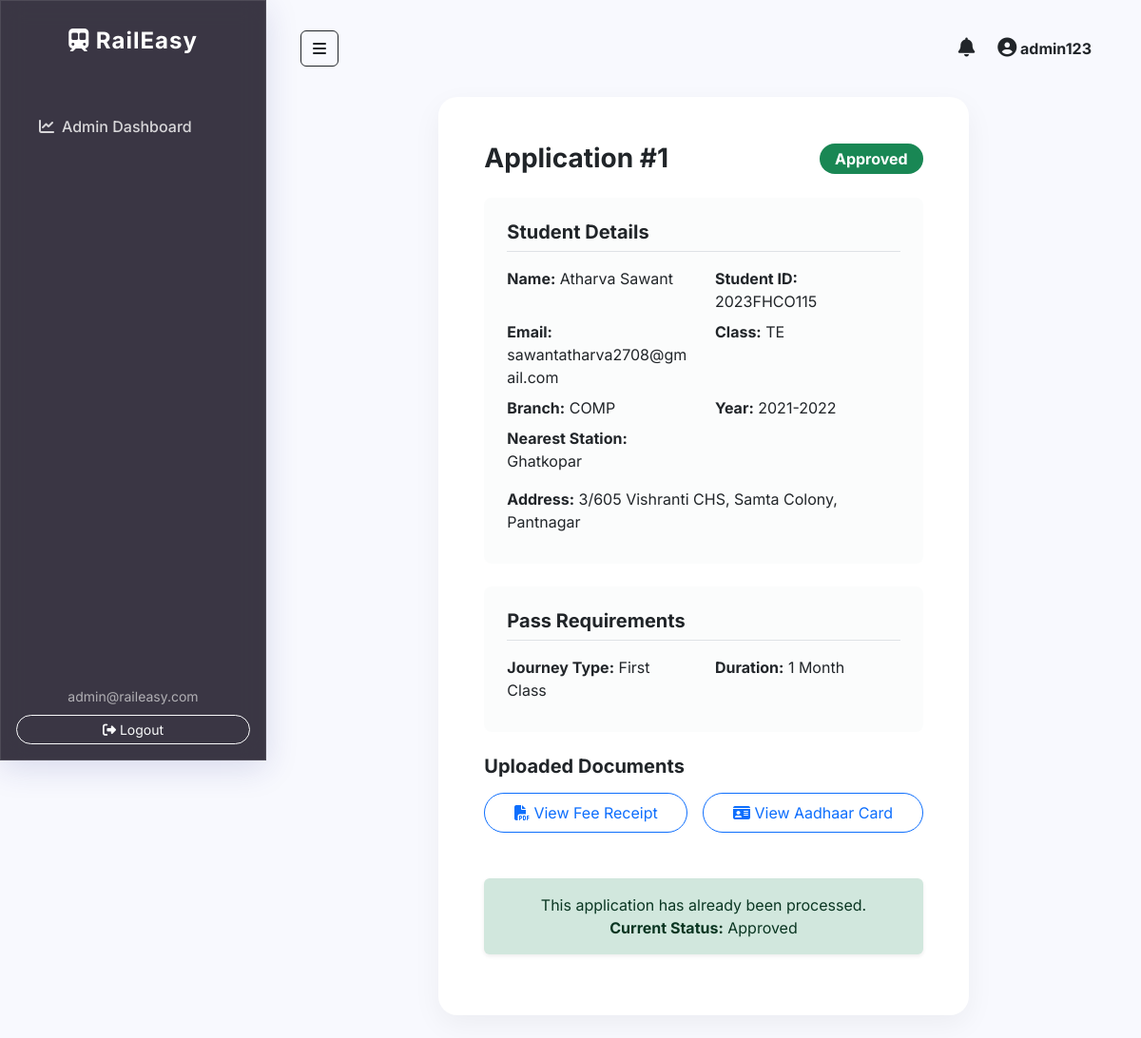
The page /admin/application/1 (signed in) on the database its author committed.
### app/models.py (models this page shows, shortened)
class User(db.Model, UserMixin):
    id = db.Column(db.Integer, primary_key=True)
    email = db.Column(db.String(120), unique=True, nullable=False)
    password = db.Column(db.String(60), nullable=False)
    role = db.Column(db.String(20), nullable=False, default='student') # 'student' or 'admin'
    name = db.Column(db.String(100), nullable=False)
    student_id = db.Column(db.String(50), unique=True, nullable=False)
    course_class = db.Column(db.String(50), nullable=True) # e.g., TE, SE, BE
    year = db.Column(db.String(20), nullable=True)
    branch = db.Column(db.String(50), nullable=True)
    address = db.Column(db.Text, nullable=True)
    nearest_station = db.Column(db.String(100), nullable=True)
    phone_number = db.Column(db.String(20), nullable=True) # NEW
    applications = db.relationship('Application', backref='student', lazy=True)
    passes = db.relationship('Pass', backref='student', lazy=True)
    notifications = db.relationship('Notification', backref='user', lazy=True)

class Application(db.Model):
    id = db.Column(db.Integer, primary_key=True)
    date_applied = db.Column(db.DateTime, nullable=False, default=datetime.utcnow)
    status = db.Column(db.String(20), nullable=False, default='Pending') # Pending, Approved, Rejected
    admin_message = db.Column(db.Text, nullable=True)
    fee_receipt_file = db.Column(db.String(100), nullable=False)
    aadhaar_file = db.Column(db.String(100), nullable=False)
    journey_type = db.Column(db.String(50), nullable=True)
    pass_duration = db.Column(db.String(50), nullable=True)
    user_id = db.Column(db.Integer, db.ForeignKey('user.id'), nullable=False)

### app/admin/routes.py (the view, shortened to what this page needs)
@admin_bp.route("/application/<int:app_id>", methods=['GET', 'POST'])
@login_required
@admin_required
def view_application(app_id):
    application = Application.query.get_or_404(app_id)
    return render_template('admin/view_application.html', application=application)

### app/admin/routes.py (called while the page is built)
def admin_required(f):
    @wraps(f)
    def decorated_function(*args, **kwargs):
        if current_user.role != 'admin':
            flash('Access denied. Administrator privilege required.', 'danger')
            return redirect(url_for('main.home'))
        return f(*args, **kwargs)
    return decorated_function

### app/templates/admin/view_application.html (shortened to what this page needs)
{% extends "base.html" %}
{% block content %}
<div class="row">
    <div class="col-md-8 mx-auto">
        <div class="card glass-card p-5">
            <div class="d-flex justify-content-between align-items-center mb-4">
                <h3 class="fw-bold mb-0">Application #{{ application.id }}</h3>
                {% if application.status == 'Pending' %}
                <span class="badge bg-warning text-dark px-3 py-2 fs-6 rounded-pill">Pending Review</span>
                {% elif application.status == 'Approved' %}
                <span class="badge bg-success px-3 py-2 fs-6 rounded-pill">Approved</span>
                {% else %}
                <span class="badge bg-danger px-3 py-2 fs-6 rounded-pill">Rejected</span>
                {% endif %}
            </div>
            <div class="bg-light bg-opacity-50 p-4 rounded-3 mb-4">
                <h5 class="fw-bold mb-3 border-bottom pb-2">Student Details</h5>
                <div class="row">
                    <div class="col-md-6 mb-2"><strong>Name:</strong> {{ application.student.name }}</div>
                    <div class="col-md-6 mb-2"><strong>Student ID:</strong> {{ application.student.student_id }}</div>
                    <div class="col-md-6 mb-2"><strong>Email:</strong> {{ application.student.email }}</div>
                    <div class="col-md-6 mb-2"><strong>Class:</strong> {{ application.student.course_class }}</div>
                    <div class="col-md-6 mb-2"><strong>Branch:</strong> {{ application.student.branch }}</div>
                    <div class="col-md-6 mb-2"><strong>Year:</strong> {{ application.student.year }}</div>
                    <div class="col-md-6 mb-2"><strong>Nearest Station:</strong> {{ application.student.nearest_station
                        }}</div>
                    <div class="col-12 mb-2 mt-2"><strong>Address:</strong> {{ application.student.address }}</div>
                </div>
            </div>
            <div class="bg-light bg-opacity-50 p-4 rounded-3 mb-4">
                <h5 class="fw-bold mb-3 border-bottom pb-2">Pass Requirements</h5>
                <div class="row">
                    <div class="col-md-6 mb-2"><strong>Journey Type:</strong> {{ application.journey_type }}</div>
                    <div class="col-md-6 mb-2"><strong>Duration:</strong> {{ application.pass_duration }}</div>
                </div>
            </div>
            <h5 class="fw-bold mb-3">Uploaded Documents</h5>
            <div class="d-flex gap-3 mb-4">
                <a href="{{ url_for('static', filename='uploads/' + application.fee_receipt_file) }}" target="_blank"
                    class="btn btn-outline-primary flex-fill rounded-pill py-2">
                    <i class="fas fa-file-pdf"></i> View Fee Receipt
                </a>
                <a href="{{ url_for('static', filename='uploads/' + application.aadhaar_file) }}" target="_blank"
                    class="btn btn-outline-primary flex-fill rounded-pill py-2">
                    <i class="fas fa-id-card"></i> View Aadhaar Card
                </a>
            </div>
            {% if application.status == 'Pending' %}
            <h5 class="fw-bold mb-3 border-top pt-4">Admin Assessment</h5>
            <form method="POST">
                <input type="hidden" name="csrf_token" value="{{ csrf_token() }}" />
                <div class="mb-3">
                    <label class="form-label text-muted">Response Message (Optional)</label>
                    <textarea name="admin_message" class="form-control" rows="3"
                        placeholder="Enter reason for rejection or special instructions..."></textarea>
                </div>
                <div class="d-flex gap-2">
                    <button type="submit" name="action" value="approve"
                        class="btn btn-success flex-fill rounded-pill py-2 fw-bold"><i class="fas fa-check"></i> Approve
                        Concession</button>
                    <button type="submit" name="action" value="reject"
                        class="btn btn-danger flex-fill rounded-pill py-2 fw-bold"><i class="fas fa-times"></i>
                        Reject</button>
                </div>
            </form>
            {% else %}
            <div
                class="alert mt-4 shadow-sm {% if application.status == 'Approved' %}alert-success{% else %}alert-danger{% endif %} border-0 text-center">
                This application has already been processed. <br />
                <strong>Current Status:</strong> {{ application.status }} <br />
            </div>
            {% endif %}
        </div>
    </div>
</div>
{% endblock %}

### app/templates/base.html (shortened to what this page needs)
<!DOCTYPE html>
<html lang="en">
<head>
    <link href="https://cdn.jsdelivr.net/npm/bootstrap@5.3.2/dist/css/bootstrap.min.css" rel="stylesheet">
    <link rel="stylesheet" href="https://cdnjs.cloudflare.com/ajax/libs/font-awesome/6.4.2/css/all.min.css">
    <link rel="stylesheet" href="{{ url_for('static', filename='css/style.css') }}">
</head>
<body class="{% if current_user.is_authenticated %}dashboard-body{% else %}auth-body{% endif %}">
    <div class="d-flex" id="wrapper">
        {% if current_user.is_authenticated %}
        <div class="sidebar glass-panel" id="sidebar-wrapper">
            <div class="sidebar-heading text-center py-4 text-white custom-logo">
                <i class="fa-solid fa-train-subway"></i> RailEasy
            </div>
            <div class="list-group list-group-flush my-3">
                {% if current_user.role == 'student' %}
                <a href="{{ url_for('student.dashboard') }}"
                    class="list-group-item list-group-item-action bg-transparent text-white {% if request.endpoint == 'student.dashboard' %}active{% endif %}">
                    <i class="fas fa-home me-2"></i>Dashboard
                </a>
                <a href="{{ url_for('student.profile') }}"
                    class="list-group-item list-group-item-action bg-transparent text-white {% if request.endpoint == 'student.profile' %}active{% endif %}">
                    <i class="fas fa-user-edit me-2"></i>Profile
                </a>
                <a href="{{ url_for('student.apply') }}"
                    class="list-group-item list-group-item-action bg-transparent text-white {% if request.endpoint == 'student.apply' %}active{% endif %}">
                    <i class="fas fa-file-signature me-2"></i>Apply Concession
                </a>
                <a href="{{ url_for('student.history') }}"
                    class="list-group-item list-group-item-action bg-transparent text-white {% if request.endpoint == 'student.history' %}active{% endif %}">
                    <i class="fas fa-history me-2"></i>History
                </a>
                {% elif current_user.role == 'admin' %}
                <a href="{{ url_for('admin.dashboard') }}"
                    class="list-group-item list-group-item-action bg-transparent text-white {% if request.endpoint == 'admin.dashboard' %}active{% endif %}">
                    <i class="fas fa-chart-line me-2"></i>Admin Dashboard
                </a>
                {% endif %}
            </div>
            <div class="sidebar-footer p-3 text-center text-white mt-auto">
                <p class="mb-2 user-email-display"><small>{{ current_user.email }}</small></p>
                <a href="{{ url_for('auth.logout') }}" class="btn btn-outline-light btn-sm w-100 rounded-pill"><i
                        class="fas fa-sign-out-alt"></i> Logout</a>
            </div>
        </div>
        {% endif %}
        <div id="page-content-wrapper" class="w-100 p-4">
            {% if current_user.is_authenticated %}
            <nav class="navbar navbar-expand-lg navbar-dark bg-transparent mb-4">
                <div class="container-fluid">
                    <button class="btn btn-outline-dark" id="menu-toggle"><i class="fas fa-bars"></i></button>
                    <div class="ms-auto d-flex align-items-center">
                        <div class="nav-item dropdown me-4">
                            <a class="nav-link text-dark position-relative" href="#" id="notificationDropdown"
                                role="button" data-bs-toggle="dropdown" aria-expanded="false">
                                <i class="fas fa-bell fs-5"></i>
                                {% set unread_notifs = current_user.notifications|selectattr("is_read", "equalto",
                                false)|list %}
                            </a>
                        </div>
                        <div class="text-dark fw-bold pe-3">
                            <i class="fas fa-user-circle fs-5"></i> {{ current_user.name }}
                        </div>
                    </div>
                </div>
            </nav>
            {% endif %}
            <div class="container-fluid">
                {% block content %}{% endblock %}
            </div>
        </div>
    </div>
</body>
</html>

### app/static/css/style.css (style rules this page uses)
:root { --primary-gradient: linear-gradient(135deg, #FF9A9E 0%, #FECFEF 99%, #FECFEF 100%); --pastel-bg: #f8f9fe; --dark-glass: rgba(25, 20, 36, 0.85); --dark-glass-hover: rgba(43, 33, 61, 0.95); --purple-accent: #8e54e9; --purple-glow: rgba(142, 84, 233, 0.4); --text-color: #333; }
body { font-family: 'Inter', sans-serif; overflow-x: hidden; color: var(--text-color); }
.dashboard-body { background: var(--pastel-bg); min-height: 100vh; }
.glass-panel { background: var(--dark-glass); backdrop-filter: blur(12px); -webkit-backdrop-filter: blur(12px); border: 1px solid rgba(255, 255, 255, 0.1); box-shadow: 0 8px 32px 0 rgba(31, 38, 135, 0.15); }
.glass-card { background: #ffffff; border-radius: 20px; border: none; box-shadow: 0 10px 30px rgba(0, 0, 0, 0.05); transition: transform 0.3s ease, box-shadow 0.3s ease; }
#wrapper { display: flex; transition: all 0.3s ease; }
#sidebar-wrapper { min-height: 100vh; width: 280px; display: flex; flex-direction: column; transition: all 0.3s ease; position: fixed; z-index: 1000; }
.custom-logo { font-size: 1.5rem; font-weight: 700; letter-spacing: 1px; }
#sidebar-wrapper .list-group-item { border: none; padding: 15px 25px; font-weight: 500; margin: 5px 15px; border-radius: 12px; transition: all 0.3s ease; color: rgba(255, 255, 255, 0.8) !important; }
.user-email-display { color: rgba(255, 255, 255, 0.6); }
#page-content-wrapper { margin-left: 280px; width: calc(100% - 280px); transition: all 0.3s ease; }

### rows shown on the page
User: email "admin@raileasy.com", name "admin123"
Application: id "1", journey_type "First Class", pass_duration "1 Month", status "Approved"
User: student.name "Atharva Sawant", student.student_id "2023FHCO115", student.email "sawantatharva2708@gmail.com", student.course_class "TE", student.branch "COMP", student.year "2021-2022", student.nearest_station "Ghatkopar", student.address "3/605 Vishranti CHS, Samta Colony, Pantnagar"
